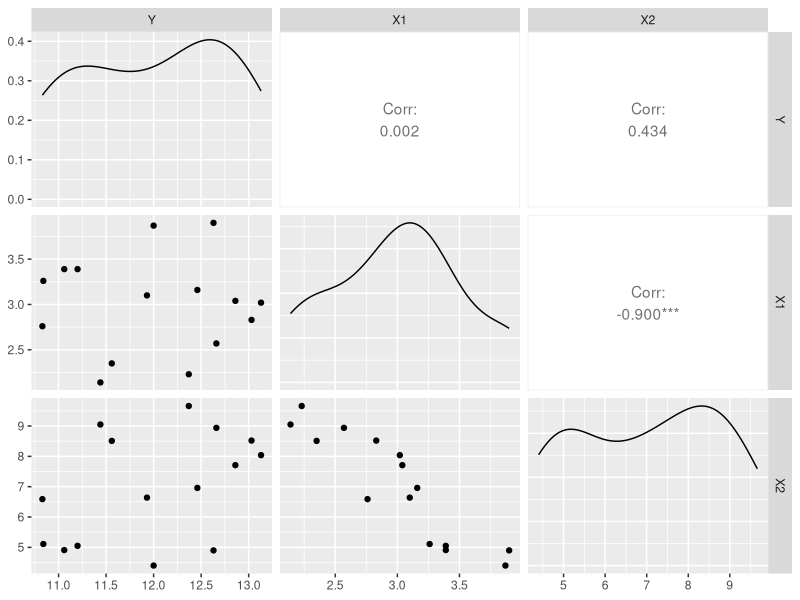

R code for this plot:
## ---- chunk 1
HAM = read.table("All_Data//P103.txt", sep="\t", header=TRUE)
HAM.lm1 = lm(Y ~ X1, HAM)
print(summary(HAM.lm1))
HAM.lm2 = lm(Y ~ X2, HAM)
print(summary(HAM.lm2))
HAM.lm3 = lm(Y ~ X1 + X2, HAM)
print(summary(HAM.lm3))
## ---- chunk 2
library(GGally)
ggpairs(HAM)
